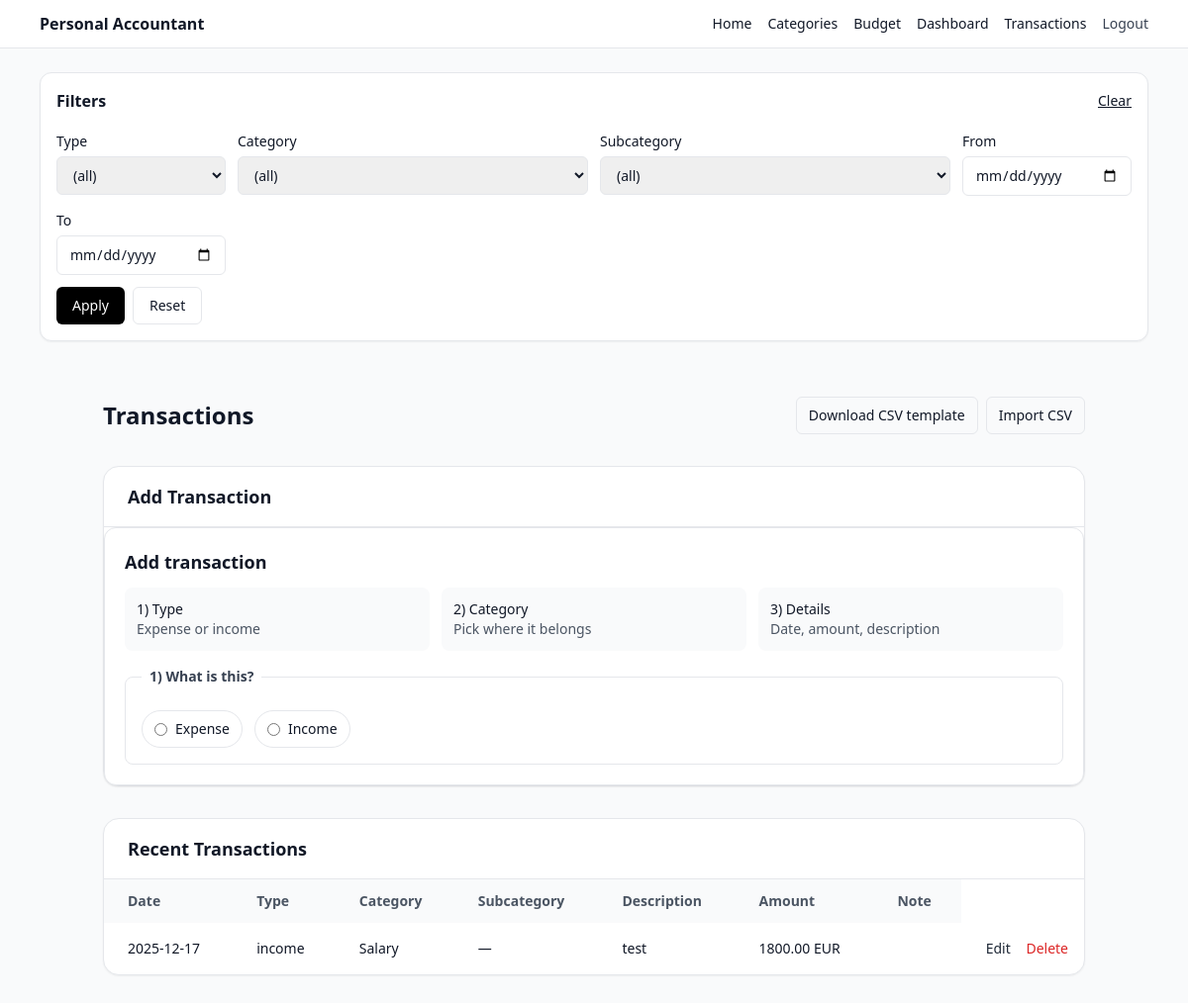
Page /transaction (signed in) on the earlier database version.
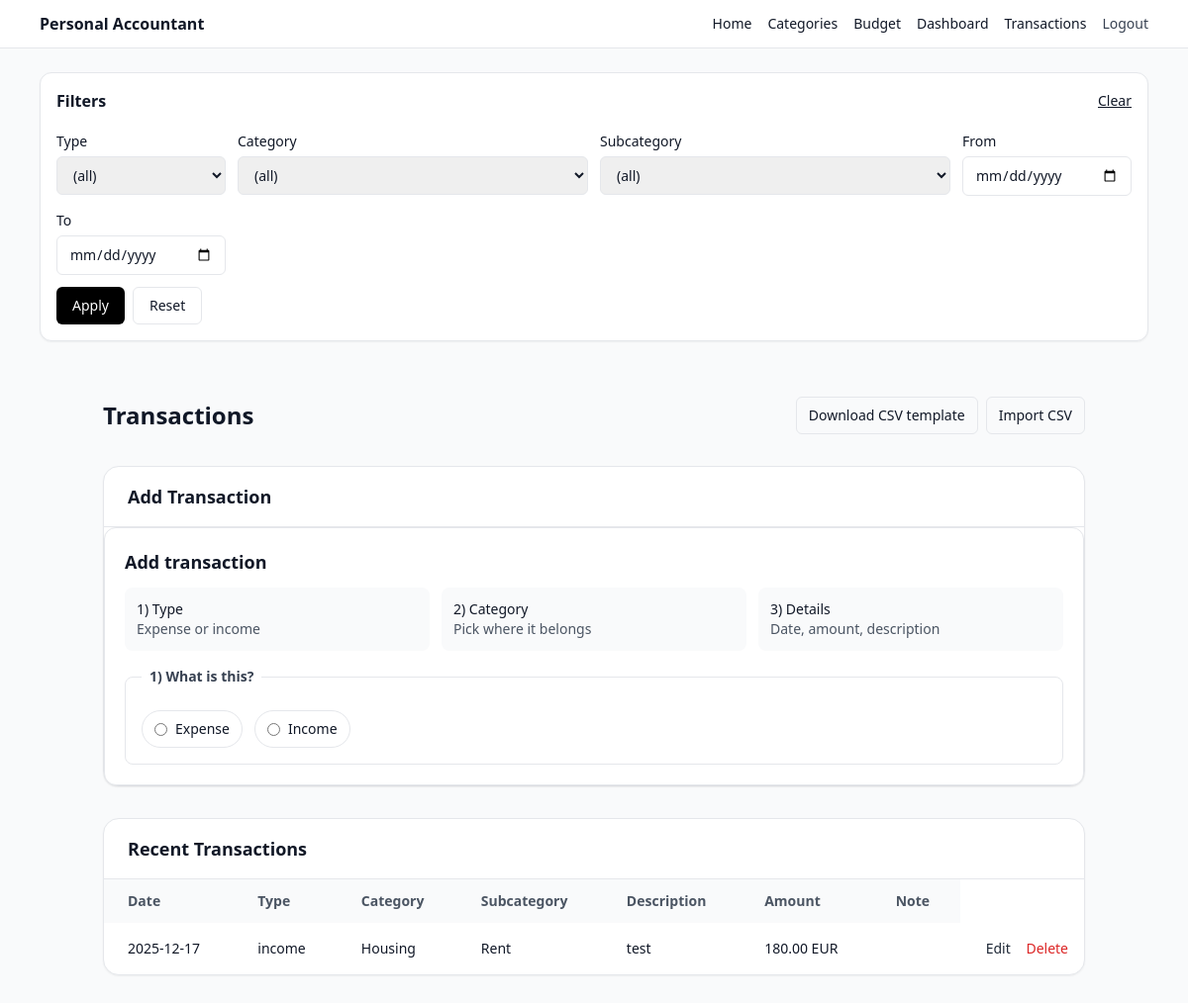
Same page on the later database version.
### app/models.py (models this page shows)
class Category(SQLModel, table=True):
    __table_args__ = (
        UniqueConstraint("user_id", "name", name="uq_category_user_name"),
    )
    id: int | None = Field(default=None, primary_key=True)
    user_id: int = Field(foreign_key="user.id", index=True)
    name: str
    icon: str | None = None  # emoji or icon key
    created_at: datetime = Field(default_factory=datetime.utcnow)

class Transaction(SQLModel, table=True):
    id: Optional[int] = Field(default=None, primary_key=True)
    user_id: int = Field(index=True)
    date: _date = Field(index=True)
    type: BudgetType = Field(index=True)
    category_id: int = Field(index=True)
    subcategory_id: Optional[int] = Field(default=None, index=True)
    description: Optional[str] = None
    amount_cents: int
    currency: str = "EUR"
    note: Optional[str] = None
    created_at: datetime = Field(default_factory=datetime.utcnow, index=True)

class Subcategory(SQLModel, table=True):
    __table_args__ = (
        UniqueConstraint("category_id", "name", name="uq_subcategory_category_name"),
    )
    id: int | None = Field(default=None, primary_key=True)
    user_id: int = Field(foreign_key="user.id", index=True)   # convenience + ownership
    category_id: int = Field(foreign_key="category.id", index=True)
    name: str
    icon: str | None = None
    created_at: datetime = Field(default_factory=datetime.utcnow)

### app/routes/transactions.py (the view)
@router.get("/transaction", response_class=HTMLResponse)
def list_transactions(
    request: Request,
    db: Session = Depends(get_session),
    uid: int | None = Depends(current_user_id),
):
    if not uid:
        return RedirectResponse(url="/login", status_code=303)
    qp = request.query_params
    filters = TxFilters(
        tx_type=qp.get("type", "") or "",
        category_id=qp.get("category_id", "") or "",
        subcategory_id=qp.get("subcategory_id", "") or "",
        date_from=qp.get("date_from", "") or "",
        date_to=qp.get("date_to", "") or "",
        currency=qp.get("currency", "") or "",
        q=qp.get("q", "") or "",
    )
    return _render_transactions_page(request, uid, db, filters=filters)

### templates/transactions.html (shortened to what this page needs)
{% extends "_base.html" %}
{% block content %}
  {% include "_transaction_filters.html" %}
  <div class="max-w-5xl mx-auto px-4 py-8 space-y-8">
    <div class="flex items-center justify-between">
      <h1 class="text-2xl font-semibold">Transactions</h1>
      <div class="flex items-center gap-2">
        <a
          href="/transactions/template.csv"
          class="inline-flex items-center rounded-md border px-3 py-2 text-sm hover:bg-gray-50"
        >
          Download CSV template
        </a>
        <a
          href="/transactions/import"
          class="inline-flex items-center rounded-md border px-3 py-2 text-sm hover:bg-gray-50"
        >
          Import CSV
        </a>
      </div>
    </div>
    <div class="rounded-2xl border bg-white shadow-sm">
      <div class="border-b px-6 py-4">
        <h2 class="text-lg font-semibold">Add Transaction</h2>
      </div>
      {% include "_transaction_form_journey.html" %}
    </div>
    <div class="rounded-2xl border bg-white shadow-sm overflow-hidden">
      <div class="border-b px-6 py-4">
        <h2 class="text-lg font-semibold">Recent Transactions</h2>
      </div>
      <div class="overflow-x-auto">
        <table class="min-w-full text-sm">
          <thead class="bg-gray-50 text-gray-600">
            <tr>
              <th class="text-left px-6 py-3">Date</th>
              <th class="text-left px-6 py-3">Type</th>
              <th class="text-left px-6 py-3">Category</th>
              <th class="text-left px-6 py-3">Subcategory</th>
              <th class="text-left px-6 py-3">Description</th>
              <th class="text-left px-6 py-3">Amount</th>
              <th class="text-left px-6 py-3">Note</th>
            </tr>
          </thead>
          <tbody class="divide-y">
            {% for t in transactions %}
              <tr>
                <td class="px-6 py-4 whitespace-nowrap">{{ t.date }}</td>
                <td class="px-6 py-4 whitespace-nowrap">{{ (t.type.value if t.type is not none and t.type.value is defined else t.type) }}</td>
                <td class="px-6 py-4 whitespace-nowrap">
                  {% set cat = categories_by_id.get(t.category_id) %}
                  {% if cat %}
                    {% if cat.icon %}{{ cat.icon }} {% endif %}{{ cat.name }}
                  {% else %}
                    —
                  {% endif %}
                </td>
                <td class="px-6 py-4 whitespace-nowrap">
                  {% if t.subcategory_id %}
                    {% set sub = subcategories_by_id.get(t.subcategory_id) %}
                    {% if sub %}
                      {% if sub.icon %}{{ sub.icon }} {% endif %}{{ sub.name }}
                    {% else %}
                      —
                    {% endif %}
                  {% else %}
                    —
                  {% endif %}
                </td>
                <td class="px-6 py-4">{{ t.description }}</td>
                <td class="px-6 py-4 whitespace-nowrap">
                  {{ cents_to_euros_str(t.amount_cents) }} {{ t.currency }}
                </td>
                <td class="px-6 py-4">{{ t.note or "" }}</td>
                  <td class="px-4 py-3 text-right whitespace-nowrap">
                    <a href="/transaction/{{ t.id }}/edit" class="text-sm font-medium text-gray-800 hover:text-black">Edit</a>
                    <form action="/transaction/{{ t.id }}/delete" method="post" class="inline" onsubmit="return confirm('Delete transaction?');">
                      <button type="submit" class="ml-3 text-sm font-medium text-red-600 hover:text-red-700">Delete</button>
                    </form>
                  </td>
</tr>
            {% endfor %}
          </tbody>
        </table>
      </div>
    </div>
  </div>
{% endblock %}

Differences in the rows shown:
no longer on this page (row unchanged): Category: name "Salary"
changed Transaction "income": amount_cents "1800.00" → "180.00"; no longer shows "—"
now on this page (row unchanged): Category: name "Housing"
now on this page (row unchanged): Subcategory: name "Rent"
